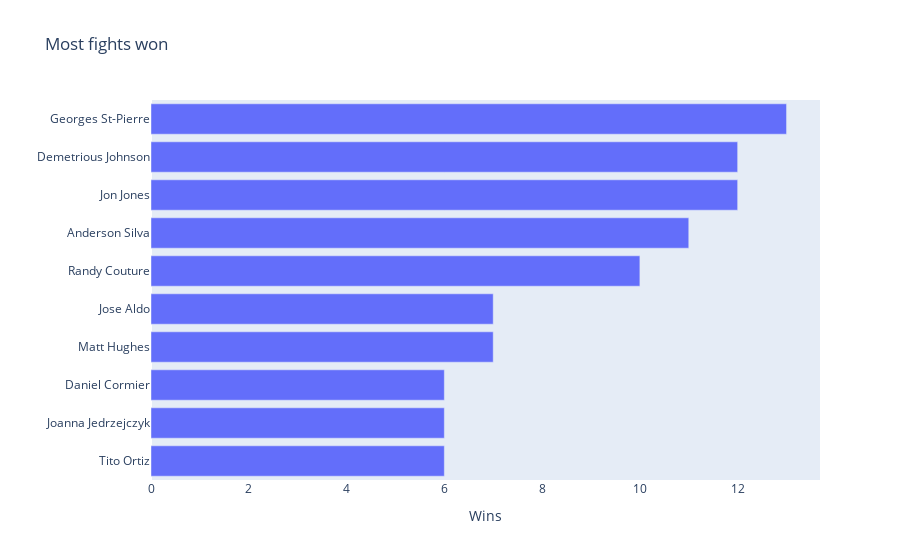

Notebook code for this chart:
### Code cell
fig = px.bar(mostwinners.head(10).sort_values(by="Wins"), y="WinnerName", x="Wins", orientation="h", title="Most fights won")
fig = fig.update_yaxes(title_text='')
fig.update_layout(xaxis_showgrid=False, yaxis_showgrid=False)
fig.write_image(pictureFolderOutput + "MostFightsWon.png")
fig.show()

### Figure 1 — Plotly figure (JSON) as saved in the notebook; plotly's stock layout.template omitted (floating-point values rounded to 4 significant figures)
{"data": [{"alignmentgroup": "True", "hovertemplate": "Wins=%{x}<br>WinnerName=%{y}<extra></extra>", "legendgroup": "", "marker": {"color": "#636efa"}, "name": "", "offsetgroup": "", "orientation": "h", "showlegend": false, "textposition": "auto", "type": "bar", "x": [6, 6, 6, 7, 7, 10, 11, 12, 12, 13], "xaxis": "x", "y": ["Tito Ortiz", "Joanna Jedrzejczyk", "Daniel Cormier", "Matt Hughes", "Jose Aldo", "Randy Couture", "Anderson Silva", "Jon Jones", "Demetrious Johnson", "Georges St-Pierre"], "yaxis": "y"}], "layout": {"autosize": true, "barmode": "relative", "legend": {"tracegroupgap": 0}, "title": {"text": "Most fights won"}, "xaxis": {"anchor": "y", "autorange": true, "domain": [0, 1], "range": [0, 13.68], "showgrid": false, "title": {"text": "Wins"}, "type": "linear"}, "yaxis": {"anchor": "x", "autorange": true, "domain": [0, 1], "range": [-0.5, 9.5], "showgrid": false, "title": {"text": ""}, "type": "category"}}}
